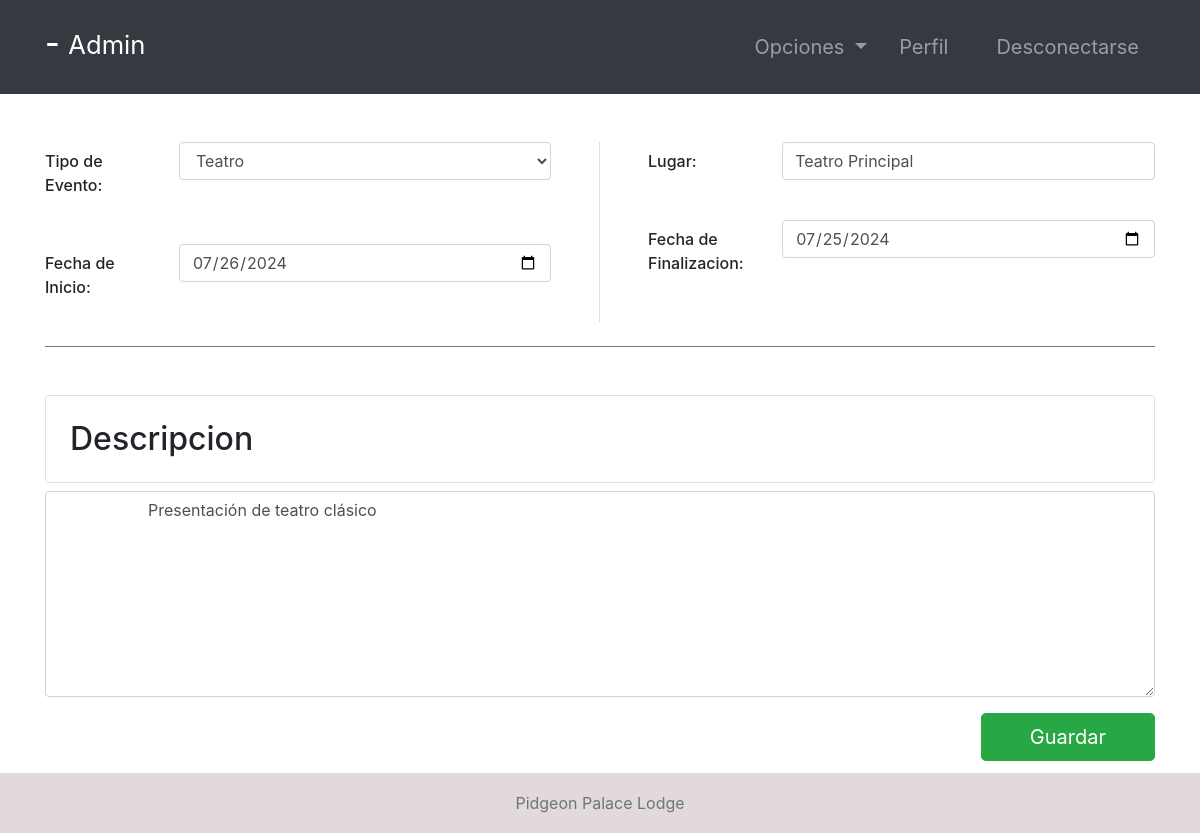
The page /event-edit/1/ (signed in) on the database its author committed.
### hotel/models.py (models this page shows, shortened)
class Event(models.Model):
    EVENT_TYPES = (
        ('Movie', 'Movie'),
        ('Theater', 'Theater'),
        ('Conference', 'Conference'),
        ('Concert', 'Concert'),
        ('Entertainment', 'Entertainment'),
        ('Live Music', 'Live Music'),
    )
    eventType = models.CharField(max_length=20, choices=EVENT_TYPES)
    location = models.CharField(max_length=100)
    startDate = models.DateField()
    endDate = models.DateField()
    explanation = models.TextField()

### hotel/views.py (the view)
# urls.py: path('event-edit/<str:pk>/', event_edit, name="event-edit"),
@ login_required(login_url='login')
def event_edit(request, pk):
    role = str(request.user.groups.all()[0])
    path = role + "/"
    event = Event.objects.get(id=pk)
    form1 = editEvent(instance=event)
    context = {
        "role": role,
        "event": event,
        "form": form1,
    }
    if request.method == "POST":
        form1 = editEvent(request.POST, instance=event)
        if form1.is_valid:
            form1.save()
            return redirect("events")
    return render(request, path + "event-edit.html", context)

### hotel/forms.py
class editEvent(ModelForm):
    class Meta:
        model = Event
        fields = ["eventType", "location",
                  "startDate", "endDate", "explanation"]

### Templates/admin/event-edit.html
{% extends '../index.html' %}
{% load static %}
{% block context %}
{% include '../common_pages/event-edit.html' %}
{% endblock %}

### Templates/incs/nav.html (shortened to what this page needs)
<nav class="navbar navbar-dark bg-dark navbar-expand-lg py-3 " role="navigation">
    <div class="container">
        <a href="" class="navbar-brand">
            <h2 class="text-capitalize">
                {{ request.user.first_name }} {{ request.user.last_name }} -
                <small>
                    {{ role }}
                </small>
            </h2>
        </a>
        <div class="collapse navbar-collapse" id="navbarTags">
            <ul class="navbar-nav ml-auto">
                <li class="nav-item dropdown p-2">
                    <a class="nav-link dropdown-toggle" href="#" id="navbarDropdown" role="button"
                        data-toggle="dropdown" aria-haspopup="true" aria-expanded="false">
                        Opciones
                    </a>
                </li>
                <li class="nav-item mr-3 p-2">
                    {% if role == 'staff' or role == 'receptionist' or role == 'admin' or role == 'manager' %}
                    <a href="{% url 'employee-profile' user.id %}" class="nav-link">Perfil</a>
                    {% endif %}
                </li>
                <li class="nav-item p-2 ">
                    <a href="{% url 'logout' %}" class="nav-link">Desconectarse</a>
                </li>
            </ul>
        </div>
    </div>
</nav>

### Templates/common_pages/event-edit.html (shortened to what this page needs)
<div class="container">
    <form action="" method="POST">
        <div class="row mt-5">
            <div class="col-6  border-right pr-5">
                <div class="form-group row">
                    <label for="item-type" class="col-sm-3 col-form-label h4">Tipo de Evento:</label>
                    <div class="col-sm-9">
                        <select name="eventType" required="" id="id_eventType" class="form-control">
                            <option value="Theater" {% if event.eventType == 'Theater' %} selected="" {% endif %}>
                                Teatro
                            </option>
                        </select>
                    </div>
                </div>
                <br>
                <div class="form-group row">
                    <label for="item-type" class="col-sm-3 col-form-label h4">Fecha de Inicio:</label>
                    <div class="col-sm-9">
                        <input type="date" class="form-control" id="id_startDate" name="startDate"
                            value="{{ event.startDate|date:'Y-m-d'}}">
                    </div>
                </div>
            </div>
            <div class="col-6 pl-5">
                <div class="form-group row">
                    <label for="item-type" class="col-sm-3 col-form-label h4">Lugar:</label>
                    <div class="col-sm-9">
                        <input type="text" class="form-control" id="id_location" name="location"
                            value="{{event.location}}">
                    </div>
                </div>
                <br>
                <div class="form-group row">
                    <label for="item-type" class="col-sm-3 col-form-label h4">Fecha de Finalizacion:</label>
                    <div class="col-sm-9">
                        <input type="date" class="form-control" id="id_endDate" name="endDate"
                            value="{{ event.endDate|date:'Y-m-d' }}">
                    </div>
                </div>
            </div>
        </div>
        <br>
        <div class="explanation py-5 border-top border-secondary">
            <div class="header h2 border rounded p-4">Descripcion</div>
            <div class="content">
                <div class="form-group">
                    <textarea class="form-control" id="id_explanation" name="explanation" rows="8">
                    {{ event.explanation }}
                    </textarea>
                </div>
            </div>
            <button type="submit" class="btn btn-success btn-lg px-5 float-right">Guardar</button>
        </div>
    </form>
</div>

### static/css/main.css (style rules this page uses)
* { margin: 0; padding: 0; -webkit-font-smoothing: antialiased; }
body { position: relative; }
nav .nav-item { font-size: 20px; }

### rows shown on the page
Event: eventType "Teatro", startDate "07/26/2024", location "Teatro Principal", endDate "07/25/2024", explanation "Presentación de teatro clásico"

### other values the page prints
{{ role }} "Admin"
